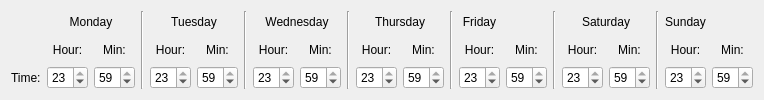
      <widget class="QWidget" name="widget_4" native="true">
       <layout class="QGridLayout" name="gridLayout_3">
        <item row="0" column="1" colspan="2">
         <widget class="QLabel" name="lbLimit_13">
          <property name="text">
           <string>Monday</string>
          </property>
          <property name="alignment">
           <set>Qt::AlignCenter</set>
          </property>
         </widget>
        </item>
        <item row="0" column="3" rowspan="3">
         <widget class="Line" name="vLine_14">
          <property name="orientation">
           <enum>Qt::Vertical</enum>
          </property>
         </widget>
        </item>
        <item row="0" column="4" colspan="2">
         <widget class="QLabel" name="lbLimit_8">
          <property name="text">
           <string>Tuesday</string>
          </property>
          <property name="alignment">
           <set>Qt::AlignCenter</set>
          </property>
         </widget>
        </item>
        <item row="0" column="6" rowspan="3">
         <widget class="Line" name="vLine_18">
          <property name="orientation">
           <enum>Qt::Vertical</enum>
          </property>
         </widget>
        </item>
        <item row="0" column="7" colspan="2">
         <widget class="QLabel" name="lbLimit_7">
          <property name="text">
           <string>Wednesday</string>
          </property>
          <property name="alignment">
           <set>Qt::AlignCenter</set>
          </property>
         </widget>
        </item>
        <item row="0" column="9" rowspan="3">
         <widget class="Line" name="vLine_13">
          <property name="orientation">
           <enum>Qt::Vertical</enum>
          </property>
         </widget>
        </item>
        <item row="0" column="10" colspan="2">
         <widget class="QLabel" name="lbLimit_11">
          <property name="text">
           <string>Thursday</string>
          </property>
          <property name="alignment">
           <set>Qt::AlignCenter</set>
          </property>
         </widget>
        </item>
        <item row="0" column="12" rowspan="3">
         <widget class="Line" name="vLine_15">
          <property name="orientation">
           <enum>Qt::Vertical</enum>
          </property>
         </widget>
        </item>
        <item row="0" column="13">
         <widget class="QLabel" name="lbLimit_12">
          <property name="text">
           <string>Friday</string>
          </property>
          <property name="alignment">
           <set>Qt::AlignCenter</set>
          </property>
         </widget>
        </item>
        <item row="0" column="15" rowspan="3">
         <widget class="Line" name="vLine_16">
          <property name="orientation">
           <enum>Qt::Vertical</enum>
          </property>
         </widget>
        </item>
        <item row="0" column="16" colspan="2">
         <widget class="QLabel" name="lbLimit_9">
          <property name="text">
           <string>Saturday</string>
          </property>
          <property name="alignment">
           <set>Qt::AlignCenter</set>
          </property>
         </widget>
        </item>
        <item row="0" column="18" rowspan="3">
         <widget class="Line" name="vLine_17">
          <property name="orientation">
           <enum>Qt::Vertical</enum>
          </property>
         </widget>
        </item>
        <item row="0" column="19">
         <widget class="QLabel" name="lbLimit_10">
          <property name="text">
           <string>Sunday</string>
          </property>
          <property name="alignment">
           <set>Qt::AlignCenter</set>
          </property>
         </widget>
        </item>
        <item row="1" column="1">
         <widget class="QLabel" name="label_42">
          <property name="frameShape">
           <enum>QFrame::NoFrame</enum>
          </property>
          <property name="text">
           <string>Hour:</string>
          </property>
          <property name="alignment">
           <set>Qt::AlignCenter</set>
          </property>
         </widget>
        </item>
        <item row="1" column="2">
         <widget class="QLabel" name="label_33">
          <property name="frameShape">
           <enum>QFrame::NoFrame</enum>
          </property>
          <property name="text">
           <string>Min:</string>
          </property>
          <property name="alignment">
           <set>Qt::AlignCenter</set>
          </property>
         </widget>
        </item>
        <item row="1" column="4">
         <widget class="QLabel" name="label_32">
          <property name="frameShape">
           <enum>QFrame::NoFrame</enum>
          </property>
          <property name="text">
           <string>Hour:</string>
          </property>
          <property name="alignment">
           <set>Qt::AlignCenter</set>
          </property>
         </widget>
        </item>
        <item row="1" column="5">
         <widget class="QLabel" name="label_36">
          <property name="frameShape">
           <enum>QFrame::NoFrame</enum>
          </property>
          <property name="text">
           <string>Min:</string>
          </property>
          <property name="alignment">
           <set>Qt::AlignCenter</set>
          </property>
         </widget>
        </item>
        <item row="1" column="7">
         <widget class="QLabel" name="label_31">
          <property name="frameShape">
           <enum>QFrame::NoFrame</enum>
          </property>
          <property name="text">
           <string>Hour:</string>
          </property>
          <property name="alignment">
           <set>Qt::AlignCenter</set>
          </property>
         </widget>
        </item>
        <item row="1" column="8">
         <widget class="QLabel" name="label_37">
          <property name="frameShape">
           <enum>QFrame::NoFrame</enum>
          </property>
          <property name="text">
           <string>Min:</string>
          </property>
          <property name="alignment">
           <set>Qt::AlignCenter</set>
          </property>
         </widget>
        </item>
        <item row="1" column="10">
         <widget class="QLabel" name="label_41">
          <property name="frameShape">
           <enum>QFrame::NoFrame</enum>
          </property>
          <property name="text">
           <string>Hour:</string>
          </property>
          <property name="alignment">
           <set>Qt::AlignCenter</set>
          </property>
         </widget>
        </item>
        <item row="1" column="11">
         <widget class="QLabel" name="label_34">
          <property name="frameShape">
           <enum>QFrame::NoFrame</enum>
          </property>
          <property name="text">
           <string>Min:</string>
          </property>
          <property name="alignment">
           <set>Qt::AlignCenter</set>
          </property>
         </widget>
        </item>
        <item row="1" column="13">
         <widget class="QLabel" name="label_38">
          <property name="frameShape">
           <enum>QFrame::NoFrame</enum>
          </property>
          <property name="text">
           <string>Hour:</string>
          </property>
          <property name="alignment">
           <set>Qt::AlignCenter</set>
          </property>
         </widget>
        </item>
        <item row="1" column="14">
         <widget class="QLabel" name="label_30">
          <property name="frameShape">
           <enum>QFrame::NoFrame</enum>
          </property>
          <property name="text">
           <string>Min:</string>
          </property>
          <property name="alignment">
           <set>Qt::AlignCenter</set>
          </property>
         </widget>
        </item>
        <item row="1" column="16">
         <widget class="QLabel" name="label_40">
          <property name="frameShape">
           <enum>QFrame::NoFrame</enum>
          </property>
          <property name="text">
           <string>Hour:</string>
          </property>
          <property name="alignment">
           <set>Qt::AlignCenter</set>
          </property>
         </widget>
        </item>
        <item row="1" column="17">
         <widget class="QLabel" name="label_35">
          <property name="frameShape">
           <enum>QFrame::NoFrame</enum>
          </property>
          <property name="text">
           <string>Min:</string>
          </property>
          <property name="alignment">
           <set>Qt::AlignCenter</set>
          </property>
         </widget>
        </item>
        <item row="1" column="19">
         <widget class="QLabel" name="label_29">
          <property name="frameShape">
           <enum>QFrame::NoFrame</enum>
          </property>
          <property name="text">
           <string>Hour:</string>
          </property>
          <property name="alignment">
           <set>Qt::AlignCenter</set>
          </property>
         </widget>
        </item>
        <item row="1" column="20">
         <widget class="QLabel" name="label_39">
          <property name="frameShape">
           <enum>QFrame::NoFrame</enum>
          </property>
          <property name="text">
           <string>Min:</string>
          </property>
          <property name="alignment">
           <set>Qt::AlignCenter</set>
          </property>
         </widget>
        </item>
        <item row="2" column="0">
         <widget class="QLabel" name="lbTime_2">
          <property name="layoutDirection">
           <enum>Qt::RightToLeft</enum>
          </property>
          <property name="text">
           <string>Time:</string>
          </property>
         </widget>
        </item>
        <item row="2" column="1">
         <widget class="QSpinBox" name="sbLimitHr_7">
          <property name="maximumSize">
           <size>
            <width>41</width>
            <height>16777215</height>
           </size>
          </property>
          <property name="maximum">
           <number>23</number>
          </property>
          <property name="value">
           <number>23</number>
          </property>
         </widget>
        </item>
        <item row="2" column="2">
         <widget class="QSpinBox" name="sbLimitMn_8">
          <property name="maximumSize">
           <size>
            <width>41</width>
            <height>16777215</height>
           </size>
          </property>
          <property name="maximum">
           <number>59</number>
          </property>
          <property name="value">
           <number>59</number>
          </property>
         </widget>
        </item>
        <item row="2" column="4">
         <widget class="QSpinBox" name="sbLimitHr_9">
          <property name="maximumSize">
           <size>
            <width>41</width>
            <height>10000</height>
           </size>
          </property>
          <property name="maximum">
           <number>23</number>
          </property>
          <property name="value">
           <number>23</number>
          </property>
         </widget>
        </item>
        <item row="2" column="5">
         <widget class="QSpinBox" name="sbLimitMn_11">
          <property name="maximumSize">
           <size>
            <width>41</width>
            <height>10000</height>
           </size>
          </property>
          <property name="maximum">
           <number>59</number>
          </property>
          <property name="value">
           <number>59</number>
          </property>
         </widget>
        </item>
        <item row="2" column="7">
         <widget class="QSpinBox" name="sbLimitHr_13">
          <property name="maximumSize">
           <size>
            <width>41</width>
            <height>10000</height>
           </size>
          </property>
          <property name="maximum">
           <number>23</number>
          </property>
          <property name="value">
           <number>23</number>
          </property>
         </widget>
        </item>
        <item row="2" column="8">
         <widget class="QSpinBox" name="sbLimitMn_10">
          <property name="maximumSize">
           <size>
            <width>41</width>
            <height>10000</height>
           </size>
          </property>
          <property name="maximum">
           <number>59</number>
          </property>
          <property name="value">
           <number>59</number>
          </property>
         </widget>
        </item>
        <item row="2" column="10">
         <widget class="QSpinBox" name="sbLimitHr_8">
          <property name="maximumSize">
           <size>
            <width>41</width>
            <height>10000</height>
           </size>
          </property>
          <property name="maximum">
           <number>23</number>
          </property>
          <property name="value">
           <number>23</number>
          </property>
         </widget>
        </item>
        <item row="2" column="11">
         <widget class="QSpinBox" name="sbLimitMn_13">
          <property name="maximumSize">
           <size>
            <width>41</width>
            <height>10000</height>
           </size>
          </property>
          <property name="maximum">
           <number>59</number>
          </property>
          <property name="value">
           <number>59</number>
          </property>
         </widget>
        </item>
        <item row="2" column="13">
         <widget class="QSpinBox" name="sbLimitHr_12">
          <property name="maximumSize">
           <size>
            <width>41</width>
            <height>10000</height>
           </size>
          </property>
          <property name="maximum">
           <number>23</number>
          </property>
          <property name="value">
           <number>23</number>
          </property>
         </widget>
        </item>
        <item row="2" column="14">
         <widget class="QSpinBox" name="sbLimitMn_9">
          <property name="maximumSize">
           <size>
            <width>41</width>
            <height>10000</height>
           </size>
          </property>
          <property name="maximum">
           <number>59</number>
          </property>
          <property name="value">
           <number>59</number>
          </property>
         </widget>
        </item>
        <item row="2" column="16">
         <widget class="QSpinBox" name="sbLimitHr_10">
          <property name="maximumSize">
           <size>
            <width>41</width>
            <height>10000</height>
           </size>
          </property>
          <property name="maximum">
           <number>23</number>
          </property>
          <property name="value">
           <number>23</number>
          </property>
         </widget>
        </item>
        <item row="2" column="17">
         <widget class="QSpinBox" name="sbLimitMn_12">
          <property name="maximumSize">
           <size>
            <width>41</width>
            <height>10000</height>
           </size>
          </property>
          <property name="maximum">
           <number>59</number>
          </property>
          <property name="value">
           <number>59</number>
          </property>
         </widget>
        </item>
        <item row="2" column="19">
         <widget class="QSpinBox" name="sbLimitHr_11">
          <property name="maximumSize">
           <size>
            <width>41</width>
            <height>10000</height>
           </size>
          </property>
          <property name="maximum">
           <number>23</number>
          </property>
          <property name="value">
           <number>23</number>
          </property>
         </widget>
        </item>
        <item row="2" column="20">
         <widget class="QSpinBox" name="sbLimitMn_7">
          <property name="maximumSize">
           <size>
            <width>41</width>
            <height>10000</height>
           </size>
          </property>
          <property name="maximum">
           <number>59</number>
          </property>
          <property name="value">
           <number>59</number>
          </property>
         </widget>
        </item>
       </layout>
      </widget>
